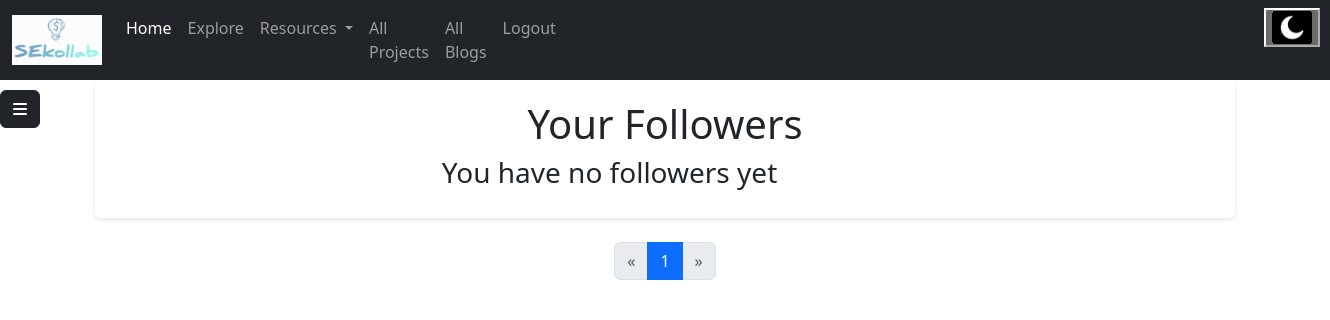
The app's page /myfollowers (signed in), older data.
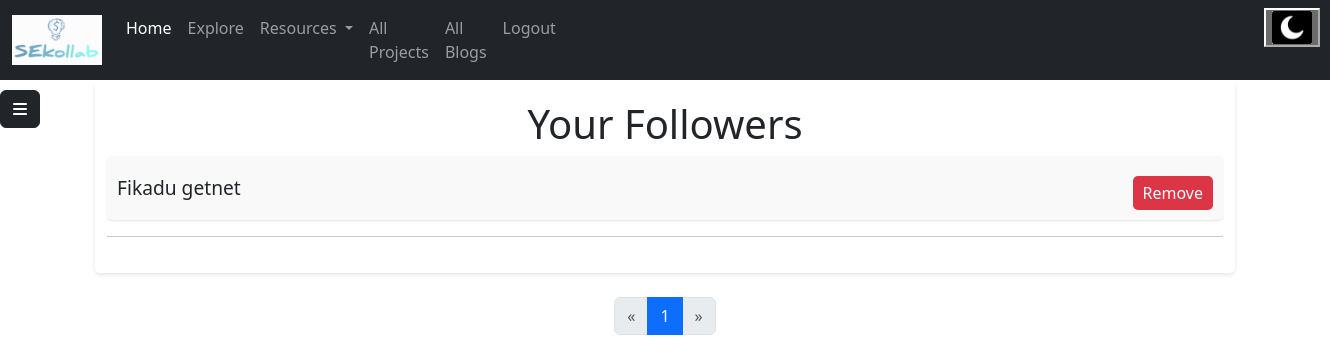
The same page, newer data.
### models.py (models this page shows)
class User(UserMixin, db.Model):
    __tablename__ = "users"
    id = Column(Integer, primary_key=True, autoincrement=True)
    email = Column(String(100), unique=True)
    username = Column(String)
    fname = Column(String(30), nullable=False)
    lname = Column(String(30), nullable=False)
    profile_photo = Column(String)
    about_me = Column(String, nullable=False)
    phone_number = Column(String(11), nullable=False)
    age = Column(String(11), nullable=False)
    status = Column(String, nullable=False)
    skills = Column(String, nullable=False)
    portfolio = Column(String)
    password = Column(String(100))
    date = Column(String, nullable=False, default=datetime.date.today().strftime("%B %d, %Y"))
    is_active = db.Column(db.Boolean, default=True)
    country = Column(String, nullable=False)
    City = Column(String, nullable=False)
    twitter = Column(String)
    github = Column(String)
    education_status = Column(String)
    employment_status=Column(String, nullable=False)
    blogs = relationship("Blog", back_populates="author")
    comments = relationship("Userscomment", back_populates="user")
    liked_blogs = relationship("Blog", secondary='liked_blogs', backref='liking_users')
    collabration = relationship("Collabration", back_populates="user")
    followers = relationship("Follower", foreign_keys="[Follower.user_id]",back_populates="followed_user")
    following = relationship("Follower", foreign_keys="[Follower.follower_id]", back_populates="follower")
    interests = relationship("Interest", back_populates="user")

### main.py (the view)
@app.route("/myfollowers", methods=["GET", "POST"])
@login_required
def myfollowers():
    page = request.args.get("page", default=1, type=int)
    per_page = 10
    offset = (page - 1) * per_page
    followers = Follower.query.filter_by(user_id=current_user.id).offset(offset).limit(per_page).all()
    followers = [follower.follower for follower in followers]
    user = User.query.filter_by(id=current_user.id).first()
    total_records = User.query.count()
    total_pages = (total_records // per_page) + (1 if total_records % per_page > 0 else 0)
    return render_template("myfollowers.html", user=user, page=page, total_pages=total_pages, followers=followers)

### main.py (called while the page is built)
@login_manager.user_loader
def load_user(user_id):
    return User.query.get(int(user_id))

### templates/myfollowers.html (shortened to what this page needs)
<!DOCTYPE html>
<html lang="en">
<head>
    <link rel="stylesheet" href="path/to/fontawesome.min.css">
  <link rel="stylesheet" href="../static/css/myfollowers.css">
    <link href="https://cdn.jsdelivr.net/npm/bootstrap@5.3.3/dist/css/bootstrap.min.css" rel="stylesheet">
    <link rel="stylesheet" href="../static/css/sidebar.css">
</head>
<body>
{% include "navigationloggedin.html" %}
{% include "sidebar.html" %}
    <div class="container">
        <h1>Your Followers</h1>
        <div class="following">
            {% if followers %}
            {% for follower in followers %}
            <div class="follower">
                <p style="display:inline;"> {{ follower.fname }} {{ follower.lname }}</p>
                <button type="submit" follower_id={{ follower.id }} style="display:inline-block; " class="button allremove">Remove</button>
            </div>
            <hr>
            {% endfor %}
            {% else %}
            <h3 style="margin-left: 30%;">You have no followers yet </h3>
            {% endif %}
        </div>
    </div>
<nav class="my-4" aria-label="...">
  <ul class="pagination justify-content-center">
    <li class="page-item {{ 'disabled' if page <= 1 else '' }}">
      <a class="page-link" href="{{ url_for('myfollowers', page=page-1) }}" tabindex="-1" aria-disabled="{{ 'true' if page <= 1 else 'false' }}">&laquo;</a>
    </li>
    {% for p in range(1, total_pages + 1) %}
      <li class="page-item {{ 'active' if p == page else '' }}">
        <a class="page-link" href="{{ url_for('myfollowers', page=p) }}">{{ p }}</a>
      </li>
    {% endfor %}
    <li class="page-item {{ 'disabled' if page >= total_pages else '' }}">
      <a class="page-link" href="{{ url_for('myfollowers', page=page+1) }}">&raquo;</a>
    </li>
  </ul>
</nav>
</body>
</html>

Row changes from the older to the newer data that the page shows:
now on this page (row edited): User: fname "Fikadu", lname "getnet"
Text that changed along with them:
text no longer shown: "You have no followers yet"
